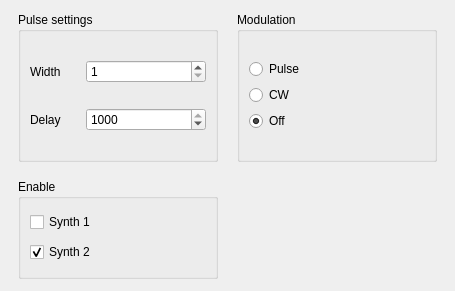
<?xml version="1.0" encoding="UTF-8"?>
<ui version="4.0">
 <class>ControlTab</class>
 <widget class="QWidget" name="ControlTab">
  <property name="geometry">
   <rect>
    <x>0</x>
    <y>0</y>
    <width>455</width>
    <height>291</height>
   </rect>
  </property>
  <property name="maximumSize">
   <size>
    <width>500</width>
    <height>350</height>
   </size>
  </property>
  <property name="windowTitle">
   <string>Form</string>
  </property>
  <layout class="QGridLayout" name="gridLayout">
   <item row="0" column="4">
    <spacer name="horizontalSpacer_2">
     <property name="orientation">
      <enum>Qt::Horizontal</enum>
     </property>
     <property name="sizeHint" stdset="0">
      <size>
       <width>40</width>
       <height>20</height>
      </size>
     </property>
    </spacer>
   </item>
   <item row="0" column="3">
    <widget class="QGroupBox" name="grbxModulation">
     <property name="sizePolicy">
      <sizepolicy hsizetype="Fixed" vsizetype="Preferred">
       <horstretch>0</horstretch>
       <verstretch>0</verstretch>
      </sizepolicy>
     </property>
     <property name="minimumSize">
      <size>
       <width>200</width>
       <height>100</height>
      </size>
     </property>
     <property name="maximumSize">
      <size>
       <width>200</width>
       <height>150</height>
      </size>
     </property>
     <property name="title">
      <string>Modulation</string>
     </property>
     <layout class="QVBoxLayout" name="verticalLayout_3">
      <item>
       <layout class="QVBoxLayout" name="mdlVLo">
        <property name="sizeConstraint">
         <enum>QLayout::SetFixedSize</enum>
        </property>
        <item>
         <widget class="QRadioButton" name="rbtnPulse">
          <property name="text">
           <string>Pulse</string>
          </property>
         </widget>
        </item>
        <item>
         <widget class="QRadioButton" name="rbtnCW">
          <property name="text">
           <string>CW</string>
          </property>
          <property name="checked">
           <bool>false</bool>
          </property>
         </widget>
        </item>
        <item>
         <widget class="QRadioButton" name="rbtnOff">
          <property name="text">
           <string>Off</string>
          </property>
          <property name="checked">
           <bool>true</bool>
          </property>
         </widget>
        </item>
       </layout>
      </item>
     </layout>
    </widget>
   </item>
   <item row="1" column="1">
    <spacer name="verticalSpacer">
     <property name="orientation">
      <enum>Qt::Vertical</enum>
     </property>
     <property name="sizeType">
      <enum>QSizePolicy::Fixed</enum>
     </property>
     <property name="sizeHint" stdset="0">
      <size>
       <width>5</width>
       <height>10</height>
      </size>
     </property>
    </spacer>
   </item>
   <item row="2" column="1">
    <widget class="QGroupBox" name="grbxEnable">
     <property name="sizePolicy">
      <sizepolicy hsizetype="Fixed" vsizetype="Preferred">
       <horstretch>0</horstretch>
       <verstretch>0</verstretch>
      </sizepolicy>
     </property>
     <property name="minimumSize">
      <size>
       <width>200</width>
       <height>100</height>
      </size>
     </property>
     <property name="maximumSize">
      <size>
       <width>200</width>
       <height>100</height>
      </size>
     </property>
     <property name="title">
      <string>Enable</string>
     </property>
     <layout class="QVBoxLayout" name="verticalLayout_2">
      <item>
       <widget class="QCheckBox" name="chbSynth1">
        <property name="text">
         <string>Synth 1</string>
        </property>
       </widget>
      </item>
      <item>
       <widget class="QCheckBox" name="chbSynth2">
        <property name="text">
         <string>Synth 2</string>
        </property>
        <property name="checked">
         <bool>true</bool>
        </property>
       </widget>
      </item>
     </layout>
    </widget>
   </item>
   <item row="0" column="2">
    <spacer name="horizontalSpacer">
     <property name="orientation">
      <enum>Qt::Horizontal</enum>
     </property>
     <property name="sizeType">
      <enum>QSizePolicy::Fixed</enum>
     </property>
     <property name="sizeHint" stdset="0">
      <size>
       <width>13</width>
       <height>20</height>
      </size>
     </property>
    </spacer>
   </item>
   <item row="0" column="1">
    <widget class="QGroupBox" name="grbxPulseSettings">
     <property name="sizePolicy">
      <sizepolicy hsizetype="Fixed" vsizetype="Preferred">
       <horstretch>0</horstretch>
       <verstretch>0</verstretch>
      </sizepolicy>
     </property>
     <property name="minimumSize">
      <size>
       <width>200</width>
       <height>150</height>
      </size>
     </property>
     <property name="maximumSize">
      <size>
       <width>200</width>
       <height>150</height>
      </size>
     </property>
     <property name="title">
      <string>Pulse settings</string>
     </property>
     <layout class="QVBoxLayout" name="verticalLayout">
      <item>
       <layout class="QHBoxLayout" name="loHWidth">
        <item>
         <widget class="QLabel" name="wdthLbl">
          <property name="sizePolicy">
           <sizepolicy hsizetype="Fixed" vsizetype="Preferred">
            <horstretch>0</horstretch>
            <verstretch>0</verstretch>
           </sizepolicy>
          </property>
          <property name="minimumSize">
           <size>
            <width>50</width>
            <height>0</height>
           </size>
          </property>
          <property name="text">
           <string>Width</string>
          </property>
         </widget>
        </item>
        <item>
         <widget class="QSpinBox" name="spinPulseWidht">
          <property name="sizePolicy">
           <sizepolicy hsizetype="Expanding" vsizetype="Fixed">
            <horstretch>0</horstretch>
            <verstretch>0</verstretch>
           </sizepolicy>
          </property>
          <property name="minimum">
           <number>1</number>
          </property>
          <property name="maximum">
           <number>100</number>
          </property>
          <property name="singleStep">
           <number>1</number>
          </property>
          <property name="value">
           <number>1</number>
          </property>
         </widget>
        </item>
       </layout>
      </item>
      <item>
       <layout class="QHBoxLayout" name="loHDelay">
        <item>
         <widget class="QLabel" name="dlLbl">
          <property name="sizePolicy">
           <sizepolicy hsizetype="Fixed" vsizetype="Preferred">
            <horstretch>0</horstretch>
            <verstretch>0</verstretch>
           </sizepolicy>
          </property>
          <property name="minimumSize">
           <size>
            <width>50</width>
            <height>0</height>
           </size>
          </property>
          <property name="text">
           <string>Delay</string>
          </property>
         </widget>
        </item>
        <item>
         <widget class="QSpinBox" name="dlSbx">
          <property name="sizePolicy">
           <sizepolicy hsizetype="Expanding" vsizetype="Fixed">
            <horstretch>0</horstretch>
            <verstretch>0</verstretch>
           </sizepolicy>
          </property>
          <property name="maximum">
           <number>1000</number>
          </property>
          <property name="value">
           <number>1000</number>
          </property>
         </widget>
        </item>
       </layout>
      </item>
     </layout>
    </widget>
   </item>
   <item row="0" column="0">
    <spacer name="horizontalSpacer_3">
     <property name="orientation">
      <enum>Qt::Horizontal</enum>
     </property>
     <property name="sizeHint" stdset="0">
      <size>
       <width>40</width>
       <height>20</height>
      </size>
     </property>
    </spacer>
   </item>
  </layout>
 </widget>
 <resources/>
 <connections/>
</ui>
